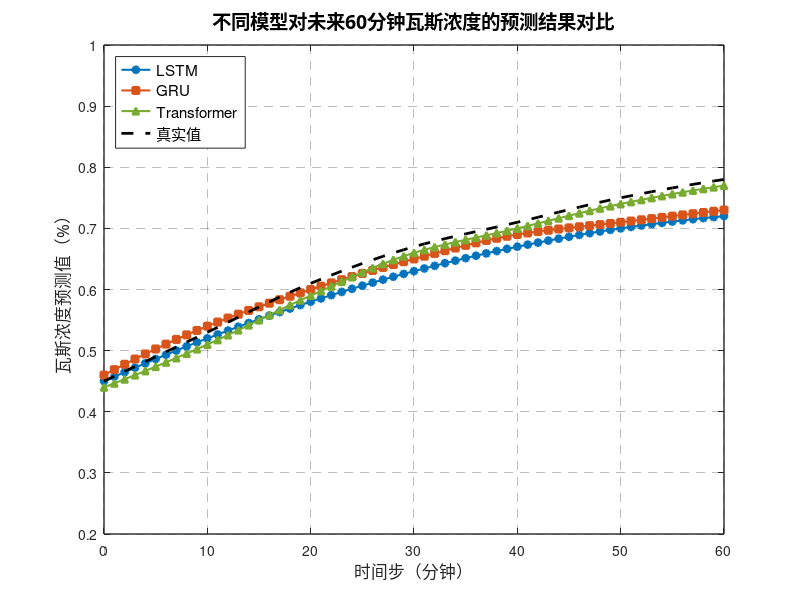

MATLAB code to generate this figure:
clear; clc; close all;

% 时间轴（分钟）
t = 0:10:60;

% 各模型预测数据
LSTM_pred        = [0.45, 0.52, 0.58, 0.63, 0.67, 0.70, 0.72];
GRU_pred         = [0.46, 0.54, 0.60, 0.65, 0.69, 0.71, 0.73];
Transformer_pred = [0.44, 0.51, 0.59, 0.66, 0.70, 0.74, 0.77];
True_val         = [0.45, 0.53, 0.61, 0.67, 0.71, 0.75, 0.78];

% 插值到更密的点以获得平滑曲线
t_fine = 0:1:60;
LSTM_fine  = interp1(t, LSTM_pred, t_fine, 'pchip');
GRU_fine   = interp1(t, GRU_pred, t_fine, 'pchip');
Trans_fine = interp1(t, Transformer_pred, t_fine, 'pchip');
True_fine  = interp1(t, True_val, t_fine, 'pchip');

% 绘图
figure('Position', [100, 100, 800, 520], 'Color', 'w');
hold on; box on;

p1 = plot(t_fine, LSTM_fine, '-o', 'LineWidth', 1.5, ...
    'MarkerSize', 5, 'Color', [0.00 0.45 0.74], ...
    'MarkerFaceColor', [0.00 0.45 0.74]);
p2 = plot(t_fine, GRU_fine, '-s', 'LineWidth', 1.5, ...
    'MarkerSize', 5, 'Color', [0.85 0.33 0.10], ...
    'MarkerFaceColor', [0.85 0.33 0.10]);
p3 = plot(t_fine, Trans_fine, '-^', 'LineWidth', 1.5, ...
    'MarkerSize', 5, 'Color', [0.47 0.67 0.19], ...
    'MarkerFaceColor', [0.47 0.67 0.19]);
p4 = plot(t_fine, True_fine, '--k', 'LineWidth', 2.0);

% 坐标轴设置
xlim([0 60]);
ylim([0.2 1.0]);
set(gca, 'XTick', 0:10:60);
set(gca, 'YTick', 0.2:0.1:1.0);

xlabel('时间步（分钟）', 'FontSize', 12, 'FontName', '宋体');
ylabel('瓦斯浓度预测值（%）', 'FontSize', 12, 'FontName', '宋体');
title('不同模型对未来60分钟瓦斯浓度的预测结果对比', ...
    'FontSize', 14, 'FontName', '黑体', 'FontWeight', 'bold');

grid on;
set(gca, 'GridLineStyle', '--', 'GridAlpha', 0.3);

legend([p1, p2, p3, p4], ...
    {'LSTM', 'GRU', 'Transformer', '真实值'}, ...
    'Location', 'northwest', 'FontSize', 11);

set(gca, 'LineWidth', 1.0);

% 保存图片
print(gcf, 'fig_prediction_curve.pdf', '-dpdf', '-r300');
fprintf('图片已成功保存为 fig_prediction_curve.pdf\n');
